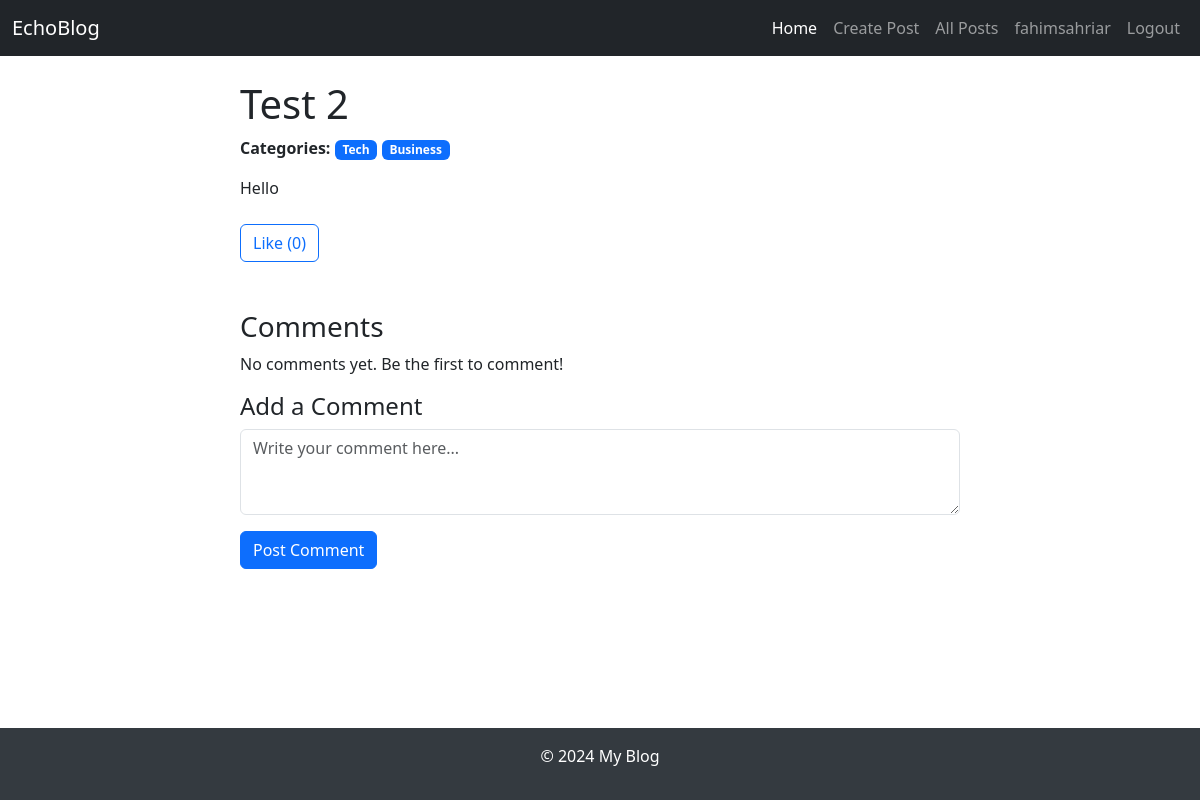
/post/3/ (signed in), run on the app's committed database.
### main/models.py (models this page shows, shortened)
class Post(models.Model):
    title = models.CharField(max_length=200)
    content = models.TextField(null=True)
    author = models.ForeignKey(User, on_delete=models.CASCADE, null=True)
    created_at = models.DateTimeField(auto_now_add=True)
    updated_at = models.DateTimeField(auto_now=True)
    categories = models.ManyToManyField('Category')
    likes = models.ManyToManyField(User, related_name='post_likes', blank=True)

class Category(models.Model):
    name = models.CharField(max_length=100)

### main/views.py (the view)
# urls.py: path('post/<int:pk>/', views.post_detail, name='post_detail'),
@login_required
def post_detail(request, pk):
    post = get_object_or_404(Post, pk=pk)
    comments = post.comments.all()
    is_liked = post.likes.filter(id=request.user.id).exists()
    context = {
        'post': post,
        'comments': comments,
        'is_liked': is_liked,
        'total_likes': post.likes.count(),
    }
    return render(request, 'blog/post_detail.html', context)

### templates/blog/post_detail.html (shortened to what this page needs)
{% extends 'blog/base.html' %}
{% block content %}
<div class="container">
    <div class="row">
        <div class="col-md-8 offset-md-2">
            <h1 class="mt-4">{{ post.title }}</h1>
            <div class="mb-3">
                <strong>Categories:</strong>
                {% for category in post.categories.all %}
                    <span class="badge bg-primary">{{ category.name }}</span>
                {% endfor %}
            </div>
            <div class="post-content mb-4">
                <p>{{ post.content }}</p>
            </div>
            <div class="mb-4">
                <button id="like-button" class="btn btn-outline-primary" data-post-id="{{ post.id }}">
                    {% if user in post.likes.all %}
                        Unlike ({{ post.likes.count }})
                    {% else %}
                        Like ({{ post.likes.count }})
                    {% endif %}
                </button>
            </div>
            <h3 class="mt-5">Comments</h3>
            {% if post.comments.exists %}
                <ul class="list-group mb-4">
                    {% for comment in post.comments.all %}
                        <li class="list-group-item">
                            <strong>{{ comment.author }}:</strong>
                            <p>{{ comment.content }}</p>
                            <small class="text-muted">{{ comment.created_at }}</small>
                        </li>
                    {% endfor %}
                </ul>
            {% else %}
                <p>No comments yet. Be the first to comment!</p>
            {% endif %}
            <h4>Add a Comment</h4>
            <form method="POST" action="">
                <div class="mb-3">
                    <textarea class="form-control" name="content" rows="3" placeholder="Write your comment here..."></textarea>
                </div>
                <button type="submit" class="btn btn-primary">Post Comment</button>
            </form>
        </div>
    </div>
</div>
{% endblock %}

### templates/blog/base.html (shortened to what this page needs)
<!DOCTYPE html>
<html lang="en">
<head>
    <link href="https://cdn.jsdelivr.net/npm/bootstrap@5.3.1/dist/css/bootstrap.min.css" rel="stylesheet">
    <link href="https://cdnjs.cloudflare.com/ajax/libs/bootstrap-icons/1.10.3/font/bootstrap-icons.min.css" rel="stylesheet">
</head>
<body>
    <nav class="navbar navbar-expand-lg navbar-dark bg-dark fixed-top">
        <div class="container-fluid">
            <a class="navbar-brand" href="/">EchoBlog</a>
            <div class="collapse navbar-collapse" id="navbarNav">
                <ul class="navbar-nav ms-auto">
                    <li class="nav-item">
                        <a class="nav-link active" aria-current="page" href="/">Home</a>
                    </li>
                    {% if user.is_authenticated %}
                    <li class="nav-item">
                        <a class="nav-link" href="{% url 'create_post' %}">Create Post</a>
                    </li>
                    <li class="nav-item">
                        <a class="nav-link" href="{% url 'post_list' %}">All Posts</a>
                    </li>
                    <li class="nav-item">
                        <a class="nav-link" href="{% url 'user_profile' user.username %}">{{ user.username }}</a>
                    </li>
                    <li class="nav-item">
                        <a class="nav-link" href="{% url 'user_logout' %}">Logout</a>
                    </li>
                    {% endif %}
                </ul>
            </div>
        </div>
    </nav>
    <main class="container">
        <div class="row">
            <div class="col-12">
                {% block content %}{% endblock %}
            </div>
        </div>
    </main>
    <footer class="text-center py-3">
        <p>&copy; 2024 My Blog</p>
    </footer>
</body>
</html>

### templates/blog/base.html (style rules this page uses)
html, body { height: 100%; }
body { display: flex; flex-direction: column; padding-top: 56px; }
main { flex: 1; }
footer { margin-top: 30px; background-color: #343a40; color: white; }

### data on the page
Post: title "Test 2", content "Hello", likes.count "0"
Category: name "Tech"
Category: name "Business"

### other printed values
{{ user.username }} "fahimsahriar"
